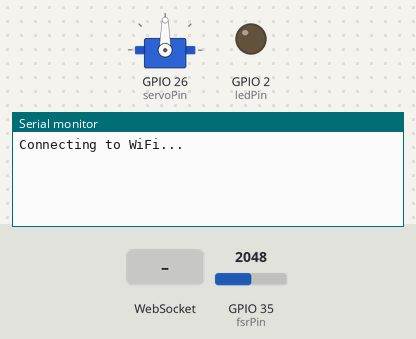
This sketch was run on a simulated ESP32. Shown: servo, output pins drawn as LEDs (lit = HIGH), the last lines printed to the serial monitor. Inputs (shaded band) come from the test bench; at power-on: GPIO 35 (fsrPin) = 2048. WiFi joins after 1.5 s; servers stay silent unless stated.

Above: at 5.7 s.
5.8 s: WebSocket text "led" received
At 6.3 s:
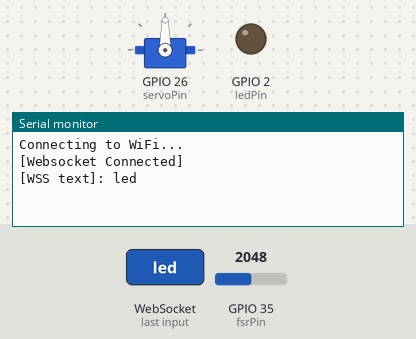
7.3 s: WebSocket text "on" received
At 8.5 s:
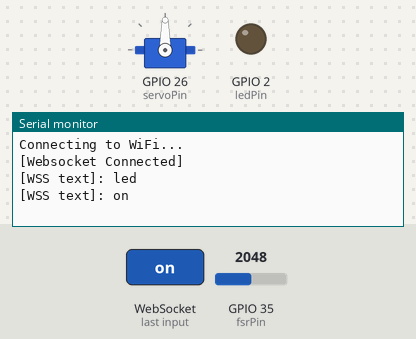
8.8 s: WebSocket text "servo" received
At 9.8 s:
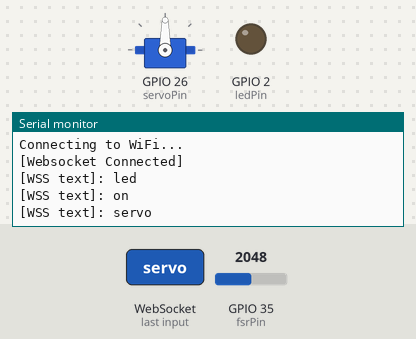

The sketch:

hurob1_week10.ino
```cpp
#include <Arduino.h>

#include <WiFi.h>
#include <WiFiMulti.h>
#include <WiFiClientSecure.h>
#include <WebSocketsClient.h>
#include <ArduinoJson.h>
#include <ESP32Servo.h>

// Initate objects
WiFiMulti WiFiMulti;
WebSocketsClient webSocket;

#define USE_SERIAL Serial
#define sensorID "r123456"  // unique ID for your device

long lastSent = 0;  // number of ms since last sent
int counter = 0;  // for testing

int ledPin = 2;  //led pin
int servoPin = 26;  //servo pin
int fsrPin = 35;  //force sensor pin

Servo myservo;  // create servo object to control a servo
int currentPos = 0; // start at angle 0

void moveServo(int angle) {
    if (angle < 0 || angle > 180) {
      Serial.println("Invalid range!");
    }
    else {  //range is within 0-180
      Serial.print("Moving now to ");
      Serial.println(angle);

      myservo.write(angle);  //move servo to position
      delay(1000);
    }
}

void webSocketEvent(WStype_t type, uint8_t * payload, size_t length) {
  switch(type) {
    case WStype_DISCONNECTED:
      USE_SERIAL.println("[Websocket Disconnected]");
      break;

    case WStype_CONNECTED:
      {
        USE_SERIAL.println("[Websocket Connected]");

        // Introduce our device
        const size_t capacity = JSON_OBJECT_SIZE(3);
        DynamicJsonBuffer jsonBuffer(capacity);

        JsonObject& root = jsonBuffer.createObject();
        root["action"] = "newRobot";
        root["robotID"] = sensorID;
        root["secret"] = "password";
        String packet;
        root.printTo(packet);   // Fills it with  {"action":"newRobot","robotID":"r123456","secret":"password"}
        webSocket.sendTXT(packet);   //Sends it to introduce to the server
      }
      break;

    case WStype_TEXT:
    {
      USE_SERIAL.printf("[WSS text]: %s\n", payload);

      String incoming = (char *)payload;  // {"action":"data","command":"ledON"}

      const size_t capacity = JSON_OBJECT_SIZE(2) + 90;
      DynamicJsonBuffer jsonBuffer(capacity);

      JsonObject& root = jsonBuffer.parseObject(incoming);

      const char* action = root["action"]; // "data"
      const char* comm = root["command"]; //  "{\"control\":\"led\",\"state\":\"on\"}"

      // Parse sub-level JSON
      DynamicJsonBuffer commandBuffer;
      JsonObject& command = commandBuffer.parseObject(comm);

      const char* control = command["control"]; // "led" or "servo"

      // Check if the "state" field is present
      if (command.containsKey("state")) {
        const char* state = command["state"]; // "on" or "off"
        // You can add code here to control the LED
        if (strcmp(control, "led") == 0) {
          if (strcmp(state, "on") == 0) {
            // Turn on LED code
            digitalWrite(ledPin, HIGH);
          } else {
            // Turn off LED code
            digitalWrite(ledPin, LOW);
          }
        }
      }

      // Check if the "angle" field is present
      if (command.containsKey("angle")) {
        int angle = command["angle"]; // e.g. 90
        if (strcmp(control, "servo") == 0) {
          // Set servo to the specified angle
          moveServo(angle);
        }
      }

    }
      break;
    case WStype_BIN:
      break;
  }
}

void sendStatus(String msg) {
  const size_t capacity = JSON_OBJECT_SIZE(3);
  DynamicJsonBuffer jsonBuffer(capacity);

  JsonObject& root = jsonBuffer.createObject();
  root["action"] = "pubRobot";
  root["robotID"] = sensorID;
  root["sensorVal"] = msg;

  String packet;
  root.printTo(packet);   // Fills it with  {"action":"newRobot","robotID":"r123456","secret":"password"}
  webSocket.sendTXT(packet);  //send it to all the subscribers of this device
}

void setup() {
  pinMode(ledPin, OUTPUT);

  myservo.setPeriodHertz(50);   // standard 50hz servo
  myservo.attach(servoPin, 800, 2300);

  USE_SERIAL.begin(115200);
  USE_SERIAL.setDebugOutput(true);

  USE_SERIAL.println();
  USE_SERIAL.println();
  USE_SERIAL.println();

  USE_SERIAL.println("Connecting to WiFi...");
  delay(3000);

  WiFiMulti.addAP("YourWirelessName", "password"); //connect to the building WiFi

  while(WiFiMulti.run() != WL_CONNECTED) {
    delay(100); //keeps waiting until we get a connection
  }

  webSocket.beginSSL("gyropalm.com", 3200);
  webSocket.onEvent(webSocketEvent);  //attached the callback
}

void loop() {
  webSocket.loop(); //keep running to stay alive

  if (millis() - lastSent > 500) {
    int sensor = analogRead(fsrPin);
    int normalVal = constrain(sensor, 0, 3740);
    normalVal = map(normalVal, 0, 3740, 0, 100);

    String test = "sensor: " + String(sensor);   // says hello world 1
    sendStatus(test);
    counter ++;

    lastSent = millis();  //sync up the last time we sent something
  }

}
```

Measured:
- after the input at 5.8 s, the serial monitor: prints a new line at once (image 1)
- after the input at 7.3 s, the serial monitor: prints a new line at once (image 2)
- after the input at 8.8 s, the serial monitor: prints a new line at once (image 3)
